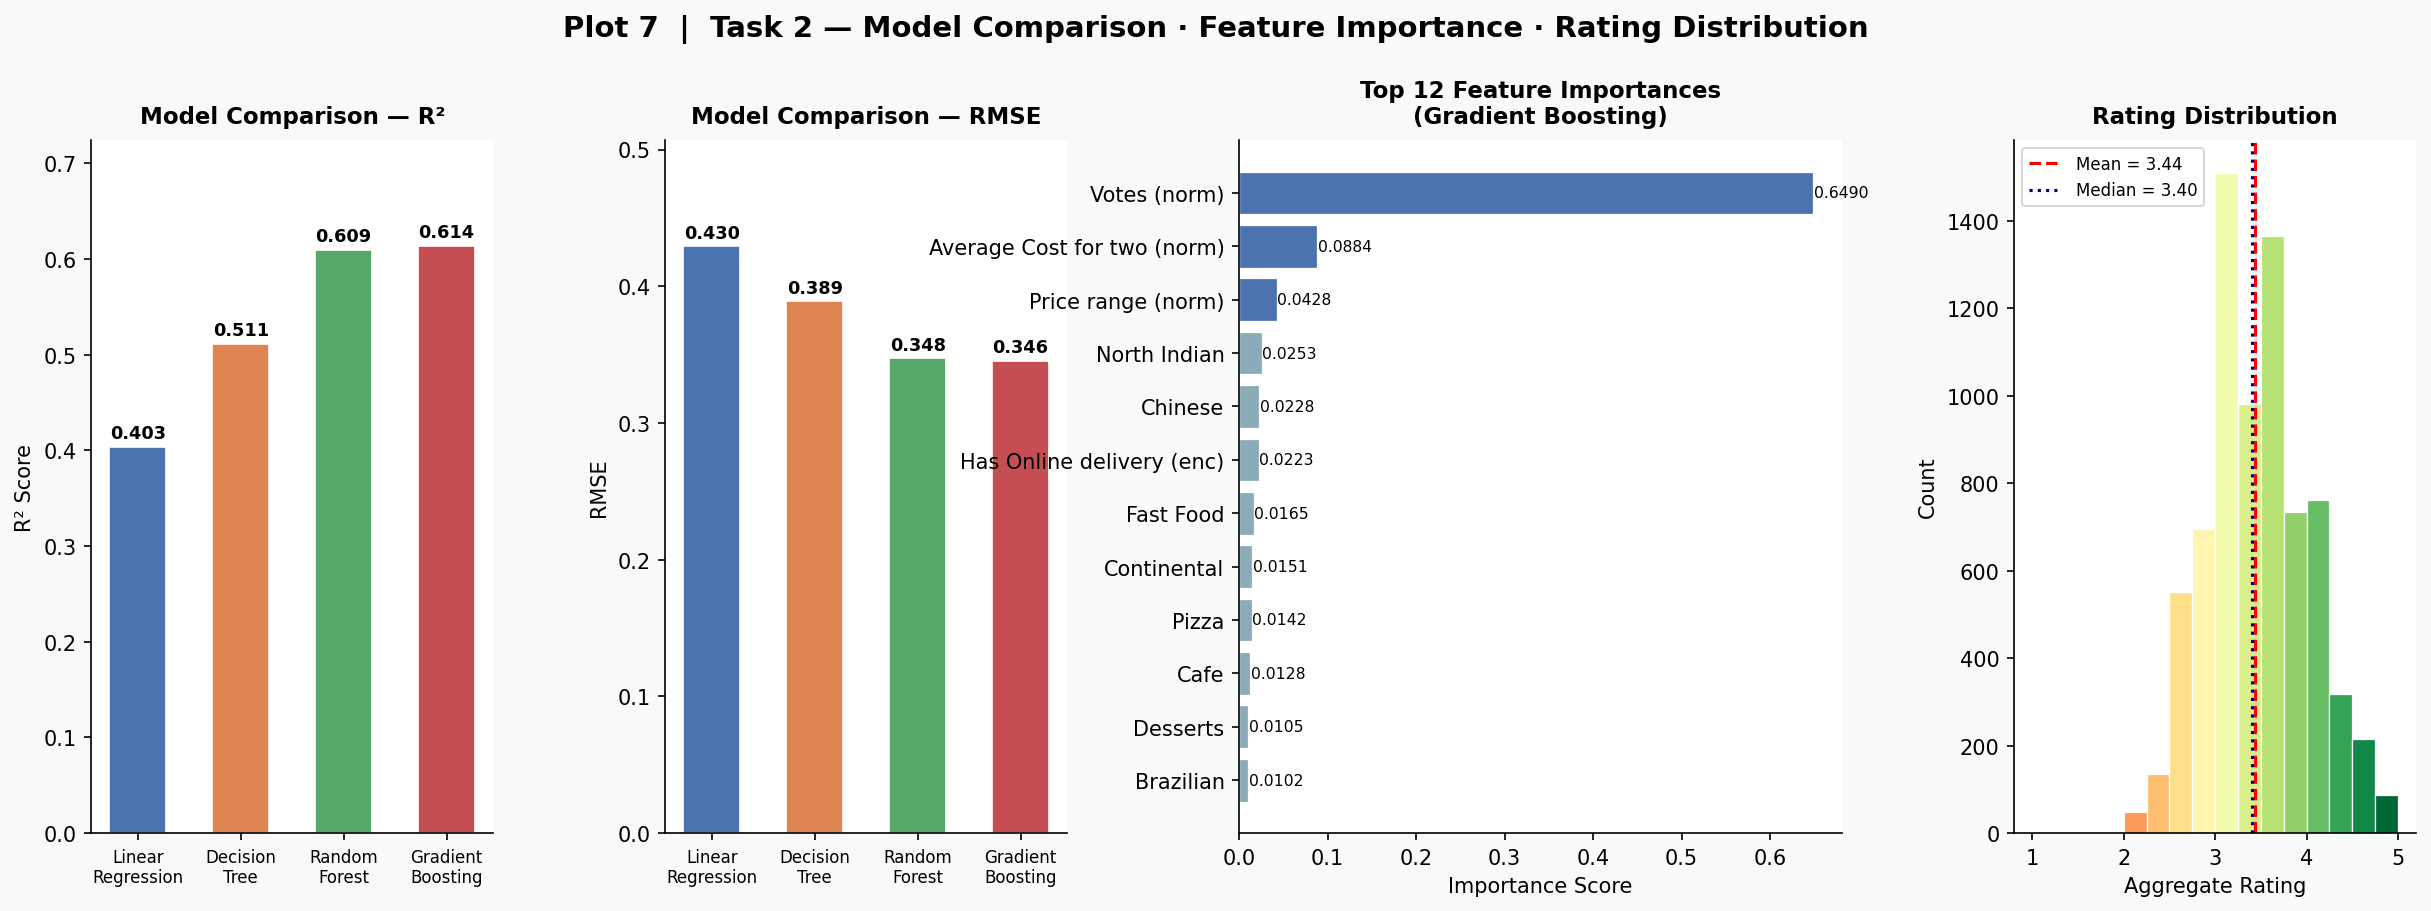

Write the Python code that produced this figure.
"""
Plot 7 (Task 2): Model Comparison (R² & RMSE) + Feature Importance + Rating Distribution
Uses the recommendation system's feature matrix to run regression models
so all three panels are grounded in Task 2's data pipeline.
"""

import pandas as pd
import numpy as np
import matplotlib.pyplot as plt
import matplotlib.gridspec as gridspec
import warnings
warnings.filterwarnings("ignore")

from sklearn.preprocessing import MinMaxScaler
from sklearn.metrics.pairwise import cosine_similarity
from sklearn.model_selection import train_test_split
from sklearn.linear_model import LinearRegression
from sklearn.tree import DecisionTreeRegressor
from sklearn.ensemble import RandomForestRegressor, GradientBoostingRegressor
from sklearn.metrics import mean_squared_error, r2_score

# ── 1. LOAD & BUILD FEATURE MATRIX (same pipeline as Task 2) ──────────────────
df = pd.read_csv("/mnt/user-data/uploads/Dataset_.csv", encoding="utf-8-sig")
df = df[df["Aggregate rating"] > 0].copy()
df.reset_index(drop=True, inplace=True)
df["Cuisines"].fillna("Unknown", inplace=True)

binary_cols = ["Has Table booking", "Has Online delivery",
               "Is delivering now", "Switch to order menu"]
for col in binary_cols:
    df[col + "_enc"] = df[col].map({"Yes": 1, "No": 0}).fillna(0)

cuisine_dummies = df["Cuisines"].str.get_dummies(sep=", ")
top_cuisines    = cuisine_dummies.sum().nlargest(50).index
cuisine_dummies = cuisine_dummies[top_cuisines]

scaler      = MinMaxScaler()
num_cols    = ["Price range", "Votes", "Average Cost for two"]
df_num      = pd.DataFrame(
    scaler.fit_transform(df[num_cols]),
    columns=[c + "_norm" for c in num_cols]
)

enc_cols = ["Has Table booking_enc", "Has Online delivery_enc",
            "Is delivering now_enc", "Switch to order menu_enc"]

X = pd.concat([df_num, df[enc_cols], cuisine_dummies], axis=1).fillna(0)
y = df["Aggregate rating"]

X_train, X_test, y_train, y_test = train_test_split(
    X, y, test_size=0.2, random_state=42
)

# ── 2. TRAIN MODELS ───────────────────────────────────────────────────────────
models = {
    "Linear\nRegression":   LinearRegression(),
    "Decision\nTree":       DecisionTreeRegressor(max_depth=8, random_state=42),
    "Random\nForest":       RandomForestRegressor(n_estimators=100, max_depth=10,
                                                   random_state=42, n_jobs=-1),
    "Gradient\nBoosting":   GradientBoostingRegressor(n_estimators=100, max_depth=5,
                                                       learning_rate=0.1, random_state=42),
}

results = {}
for name, model in models.items():
    model.fit(X_train, y_train)
    preds = model.predict(X_test)
    results[name] = {
        "R²":   r2_score(y_test, preds),
        "RMSE": np.sqrt(mean_squared_error(y_test, preds)),
        "model": model,
    }

best_name  = max(results, key=lambda k: results[k]["R²"])
best_model = results[best_name]["model"]

# Feature importance from best model
if hasattr(best_model, "feature_importances_"):
    importances = best_model.feature_importances_
else:
    importances = np.abs(best_model.coef_)

feat_imp = pd.Series(importances, index=X.columns).sort_values(ascending=False)

# ── 3. PLOT 7 ─────────────────────────────────────────────────────────────────
PALETTE   = ["#4C72B0", "#DD8452", "#55A868", "#C44E52"]
BG        = "#F8F9FA"
PANEL_BG  = "#FFFFFF"

fig = plt.figure(figsize=(20, 6))
fig.patch.set_facecolor(BG)
fig.suptitle(
    "Plot 7  |  Task 2 — Model Comparison · Feature Importance · Rating Distribution",
    fontsize=14, fontweight="bold", y=1.02
)

gs = gridspec.GridSpec(1, 4, figure=fig, wspace=0.38,
                       width_ratios=[1.2, 1.2, 1.8, 1.2])

names = list(results.keys())
r2s   = [results[n]["R²"]   for n in names]
rmses = [results[n]["RMSE"] for n in names]

# ── Panel A: R² comparison ────────────────────────────────────────────────────
ax0 = fig.add_subplot(gs[0])
ax0.set_facecolor(PANEL_BG)
bars = ax0.bar(names, r2s, color=PALETTE, edgecolor="white", linewidth=0.8,
               width=0.55)
ax0.set_ylim(0, max(r2s) * 1.18)
ax0.set_ylabel("R² Score", fontsize=10)
ax0.set_title("Model Comparison — R²", fontsize=11, fontweight="bold", pad=8)
ax0.tick_params(axis="x", labelsize=8)
ax0.spines[["top","right"]].set_visible(False)
for bar, val in zip(bars, r2s):
    ax0.text(bar.get_x() + bar.get_width()/2,
             bar.get_height() + 0.005,
             f"{val:.3f}", ha="center", va="bottom",
             fontsize=8.5, fontweight="bold")

# ── Panel B: RMSE comparison ──────────────────────────────────────────────────
ax1 = fig.add_subplot(gs[1])
ax1.set_facecolor(PANEL_BG)
bars2 = ax1.bar(names, rmses, color=PALETTE, edgecolor="white", linewidth=0.8,
                width=0.55)
ax1.set_ylim(0, max(rmses) * 1.18)
ax1.set_ylabel("RMSE", fontsize=10)
ax1.set_title("Model Comparison — RMSE", fontsize=11, fontweight="bold", pad=8)
ax1.tick_params(axis="x", labelsize=8)
ax1.spines[["top","right"]].set_visible(False)
for bar, val in zip(bars2, rmses):
    ax1.text(bar.get_x() + bar.get_width()/2,
             bar.get_height() + 0.003,
             f"{val:.3f}", ha="center", va="bottom",
             fontsize=8.5, fontweight="bold")

# ── Panel C: Feature importance (top 12) ─────────────────────────────────────
ax2 = fig.add_subplot(gs[2])
ax2.set_facecolor(PANEL_BG)
top_feats = feat_imp.head(12)

# clean up label names for display
clean_labels = (
    top_feats.index
    .str.replace("_norm", " (norm)", regex=False)
    .str.replace("_enc",  " (enc)",  regex=False)
    .str.replace("_freq", " (freq)", regex=False)
)

bar_colors = ["#4C72B0" if i < 3 else "#8aabb8" for i in range(len(top_feats))]
hbars = ax2.barh(clean_labels[::-1], top_feats.values[::-1],
                 color=bar_colors[::-1], edgecolor="white", linewidth=0.6)
ax2.set_xlabel("Importance Score", fontsize=10)
ax2.set_title(
    f"Top 12 Feature Importances\n({best_name.replace(chr(10),' ')})",
    fontsize=11, fontweight="bold", pad=8
)
ax2.spines[["top","right"]].set_visible(False)
for bar, val in zip(hbars, top_feats.values[::-1]):
    ax2.text(val + 0.0005, bar.get_y() + bar.get_height()/2,
             f"{val:.4f}", va="center", fontsize=7.5)

# ── Panel D: Rating distribution ─────────────────────────────────────────────
ax3 = fig.add_subplot(gs[3])
ax3.set_facecolor(PANEL_BG)
bins = np.arange(1.0, 5.25, 0.25)
n, bins_out, patches = ax3.hist(y, bins=bins, edgecolor="white",
                                 linewidth=0.6, color="#4C72B0")

# colour-grade bars by rating value
cmap = plt.cm.RdYlGn
norm = plt.Normalize(bins_out[:-1].min(), bins_out[:-1].max())
for patch, left_edge in zip(patches, bins_out[:-1]):
    patch.set_facecolor(cmap(norm(left_edge)))

mean_r = y.mean()
ax3.axvline(mean_r, color="red", linestyle="--", linewidth=1.5,
            label=f"Mean = {mean_r:.2f}")
ax3.axvline(y.median(), color="navy", linestyle=":", linewidth=1.5,
            label=f"Median = {y.median():.2f}")
ax3.set_xlabel("Aggregate Rating", fontsize=10)
ax3.set_ylabel("Count", fontsize=10)
ax3.set_title("Rating Distribution", fontsize=11, fontweight="bold", pad=8)
ax3.legend(fontsize=8)
ax3.spines[["top","right"]].set_visible(False)

plt.savefig("/mnt/user-data/outputs/task2_plot7.png",
            dpi=150, bbox_inches="tight", facecolor=BG)
plt.close()

# ── 4. PRINT SUMMARY ─────────────────────────────────────────────────────────
print("=" * 55)
print("  PLOT 7 — Task 2 Summary")
print("=" * 55)
summary = pd.DataFrame(
    {n: {"R²": results[n]["R²"], "RMSE": results[n]["RMSE"]} for n in results}
).T.round(4)
print(f"\n{summary.to_string()}")
print(f"\n🏆 Best model : {best_name.replace(chr(10), ' ')}  "
      f"(R² = {results[best_name]['R²']:.4f})")
print(f"\n🔑 Top 5 Features:")
for feat, imp in feat_imp.head(5).items():
    label = feat.replace("_norm","").replace("_enc","").replace("_freq","")
    print(f"   {label:35s} {imp:.4f}")
print("\n✅ Saved → task2_plot7.png")
